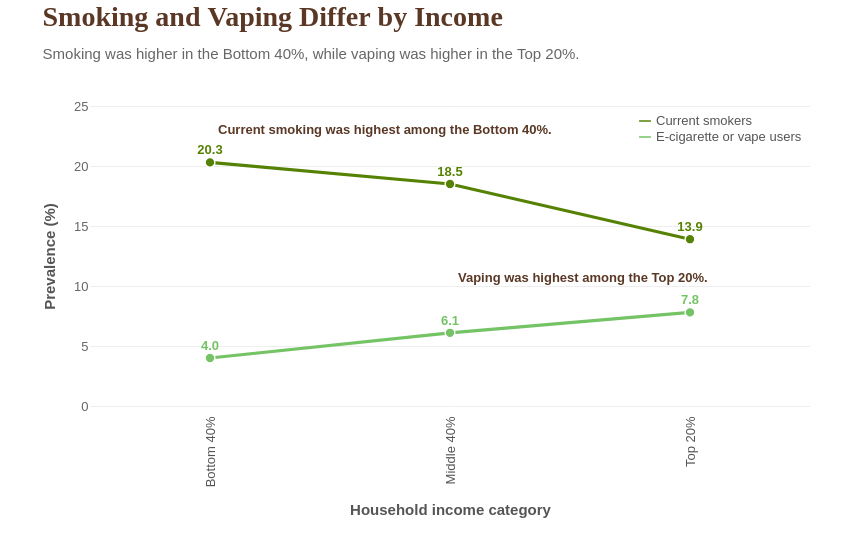

This figure's Vega-Lite source:
### Vega-Lite specification from a JSON file in a GitHub repository (floating-point values rounded to 4 significant figures)
{"$schema": "https://vega.github.io/schema/vega-lite/v5.json", "padding": {"left": 42, "right": 42, "top": 4, "bottom": 16}, "title": {"text": "Smoking and Vaping Differ by Income", "subtitle": "Smoking was higher in the Bottom 40%, while vaping was higher in the Top 20%.", "font": "Georgia", "fontSize": 28, "fontWeight": 700, "color": "#5a3825", "subtitleFont": "Arial", "subtitleFontSize": 15, "subtitleFontWeight": 400, "subtitleColor": "#666666", "subtitlePadding": 15, "anchor": "start", "offset": 38}, "width": 720, "height": 300, "data": {"values": [{"Income_Group": "Bottom 40%", "Measure": "Current smokers", "Prevalence": 20.3}, {"Income_Group": "Middle 40%", "Measure": "Current smokers", "Prevalence": 18.5}, {"Income_Group": "Top 20%", "Measure": "Current smokers", "Prevalence": 13.9}, {"Income_Group": "Bottom 40%", "Measure": "E-cigarette or vape users", "Prevalence": 4.0}, {"Income_Group": "Middle 40%", "Measure": "E-cigarette or vape users", "Prevalence": 6.1}, {"Income_Group": "Top 20%", "Measure": "E-cigarette or vape users", "Prevalence": 7.8}]}, "layer": [{"mark": {"type": "line", "strokeWidth": 3.2, "point": {"filled": true, "size": 95, "stroke": "#ffffff", "strokeWidth": 1.4}}, "encoding": {"x": {"field": "Income_Group", "type": "ordinal", "title": "Household income category", "sort": ["Bottom 40%", "Middle 40%", "Top 20%"], "axis": {"titleFont": "Arial", "titleFontSize": 15, "titleFontWeight": 700, "titleColor": "#555555", "titlePadding": 16, "labelFont": "Arial", "labelFontSize": 13, "labelColor": "#555555", "labelAngle": -90, "labelPadding": 10, "domain": false, "ticks": false}}, "y": {"field": "Prevalence", "type": "quantitative", "title": "Prevalence (%)", "scale": {"domain": [0, 25], "nice": false}, "axis": {"values": [0, 5, 10, 15, 20, 25], "titleFont": "Arial", "titleFontSize": 15, "titleFontWeight": 700, "titleColor": "#555555", "titlePadding": 16, "labelFont": "Arial", "labelFontSize": 13, "labelColor": "#666666", "grid": true, "gridColor": "#eeeeee", "domain": false, "ticks": false}}, "color": {"field": "Measure", "type": "nominal", "scale": {"domain": ["Current smokers", "E-cigarette or vape users"], "range": ["#568203", "#74C365"]}, "legend": {"title": null, "orient": "top-right", "labelFont": "Arial", "labelFontSize": 13, "labelColor": "#555555", "symbolType": "stroke", "symbolSize": 140, "offset": 8}}, "tooltip": [{"field": "Income_Group", "type": "ordinal", "title": "Income group"}, {"field": "Measure", "type": "nominal", "title": "Measure"}, {"field": "Prevalence", "type": "quantitative", "title": "Prevalence (%)", "format": ".1f"}]}}, {"mark": {"type": "text", "font": "Arial", "fontSize": 13, "fontWeight": 700, "dy": -12}, "encoding": {"x": {"field": "Income_Group", "type": "ordinal", "sort": ["Bottom 40%", "Middle 40%", "Top 20%"]}, "y": {"field": "Prevalence", "type": "quantitative", "scale": {"domain": [0, 25], "nice": false}}, "text": {"field": "Prevalence", "type": "quantitative", "format": ".1f"}, "color": {"field": "Measure", "type": "nominal", "scale": {"domain": ["Current smokers", "E-cigarette or vape users"], "range": ["#1A2421", "#0B6623"]}, "legend": null}}}, {"data": {"values": [{"Income_Group": "Bottom 40%", "Prevalence": 23.0, "Text": "Current smoking was highest among the Bottom 40%."}]}, "mark": {"type": "text", "font": "Arial", "fontSize": 13, "fontWeight": 700, "color": "#5a3825", "align": "left", "baseline": "middle", "dx": 8, "limit": 360}, "encoding": {"x": {"field": "Income_Group", "type": "ordinal", "sort": ["Bottom 40%", "Middle 40%", "Top 20%"]}, "y": {"field": "Prevalence", "type": "quantitative", "scale": {"domain": [0, 25], "nice": false}}, "text": {"field": "Text"}}}, {"data": {"values": [{"Income_Group": "Middle 40%", "Prevalence": 10.7, "Text": "Vaping was highest among the Top 20%."}]}, "mark": {"type": "text", "font": "Arial", "fontSize": 13, "fontWeight": 700, "color": "#5a3825", "align": "left", "baseline": "middle", "dx": 8, "limit": 320}, "encoding": {"x": {"field": "Income_Group", "type": "ordinal", "sort": ["Bottom 40%", "Middle 40%", "Top 20%"]}, "y": {"field": "Prevalence", "type": "quantitative", "scale": {"domain": [0, 25], "nice": false}}, "text": {"field": "Text"}}}], "config": {"background": "#ffffff", "view": {"stroke": null}}}
